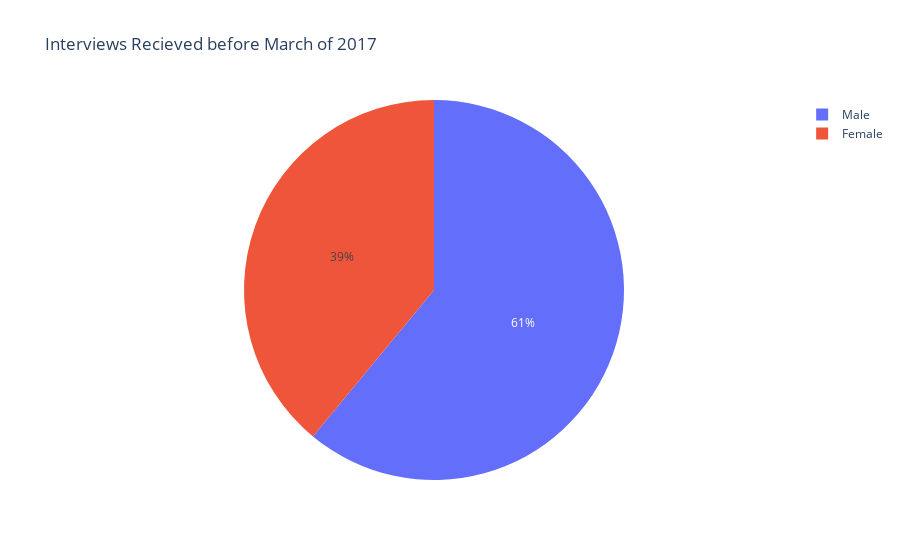
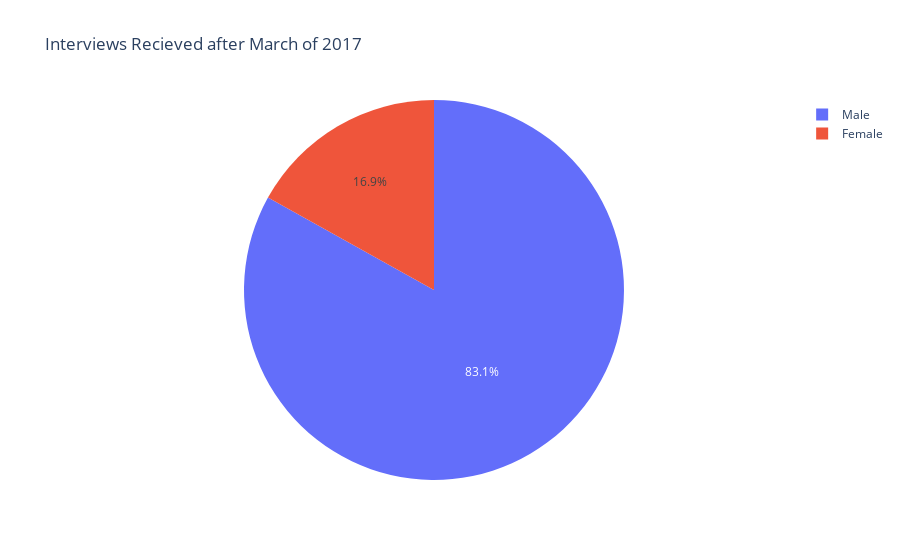

Write notebook code for charts like these, in order.
### Code cell
#4.1 - 95.9 / 97.3 - 2.7
#2.1        /  3

# F 5.3 -> 2.1
# M 8.1 -> 10.3

df = px.data.tips()
print(df)

df = pd.DataFrame([["Female", .42], ["Male", .48]])
print(df)

fig = px.pie(df, values=1, names=0, title='Interviews Recieved before March of 2017')
fig.write_html("pie_before.html")

df = pd.DataFrame([["Female", .169], ["Male", .83]])

fig = px.pie(df, values=1, names=0, title='Interviews Recieved after March of 2017')
fig.write_html("pie_after.html")

### Figure 1 — Plotly figure (JSON) as saved in the notebook; plotly's stock layout.template omitted (floating-point values rounded to 4 significant figures)
{"data": [{"domain": {"x": [0, 1], "y": [0, 1]}, "hovertemplate": "0=%{label}<br>1=%{value}<extra></extra>", "labels": ["Female", "Male"], "legendgroup": "", "name": "", "showlegend": true, "type": "pie", "values": [0.39, 0.61]}], "layout": {"legend": {"tracegroupgap": 0}, "title": {"text": "Interviews Recieved before March of 2017"}}}

### Figure 2 — Plotly figure (JSON) as saved in the notebook; plotly's stock layout.template omitted (floating-point values rounded to 4 significant figures)
{"data": [{"domain": {"x": [0, 1], "y": [0, 1]}, "hovertemplate": "0=%{label}<br>1=%{value}<extra></extra>", "labels": ["Female", "Male"], "legendgroup": "", "name": "", "showlegend": true, "type": "pie", "values": [0.169, 0.83]}], "layout": {"legend": {"tracegroupgap": 0}, "title": {"text": "Interviews Recieved after March of 2017"}}}
